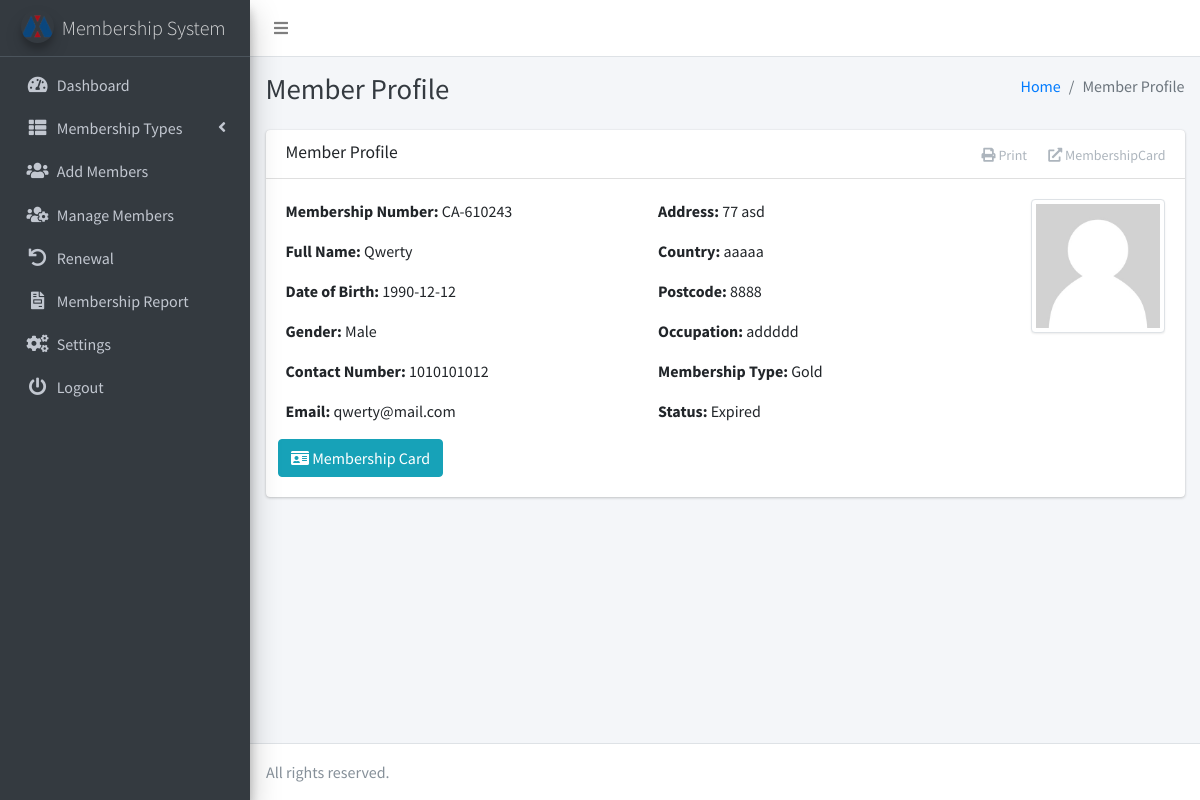
The page /memberProfile.php?id=4 (signed in) on the database its author committed.
### tables this page shows
CREATE TABLE IF NOT EXISTS `settings` (
`id` int(11) NOT NULL,
  `system_name` varchar(255) NOT NULL,
  `logo` varchar(255) NOT NULL,
  `currency` varchar(50) NOT NULL
);

CREATE TABLE IF NOT EXISTS `members` (
`id` int(11) NOT NULL,
  `fullname` varchar(255) NOT NULL,
  `dob` date NOT NULL,
  `gender` varchar(10) NOT NULL,
  `contact_number` varchar(20) NOT NULL,
  `email` varchar(255) NOT NULL,
  `address` varchar(255) NOT NULL,
  `country` varchar(255) NOT NULL,
  `postcode` varchar(20) NOT NULL,
  `occupation` varchar(255) NOT NULL,
  `membership_type` int(11) NOT NULL,
  `membership_number` varchar(20) NOT NULL,
  `created_at` timestamp NOT NULL DEFAULT CURRENT_TIMESTAMP,
  `photo` varchar(255) NOT NULL,
  `expiry_date` date DEFAULT NULL
);

CREATE TABLE IF NOT EXISTS `membership_types` (
`id` int(11) NOT NULL,
  `type` varchar(255) NOT NULL,
  `amount` int(11) NOT NULL
);

### memberProfile.php (the view, shortened to what this page needs)
<?php
include('includes/config.php');
if (isset($_GET['id'])) {
    $memberId = $_GET['id'];
    $selectQuery = "SELECT members.*, membership_types.type AS membership_type_name
                    FROM members
                    JOIN membership_types ON members.membership_type = membership_types.id
                    WHERE members.id = $memberId";
    $result = $conn->query($selectQuery);
    if ($result->num_rows > 0) {
        $memberDetails = $result->fetch_assoc();
        $expiryDate = strtotime($memberDetails['expiry_date']);
        $currentDate = time();
        $daysDifference = floor(($expiryDate - $currentDate) / (60 * 60 * 24));
        $membershipStatus = ($daysDifference < 0) ? 'Expired' : 'Active';
    } else {
        header("Location: members_list.php");
        exit();
    }
} else {
    header("Location: members_list.php");
    exit();
}
?>
<?php include('includes/header.php');?>
<body class="hold-transition sidebar-mini layout-fixed layout-navbar-fixed layout-footer-fixed">
    <div class="wrapper">
        <?php include('includes/nav.php');?>
        <?php include('includes/sidebar.php');?>
        <div class="content-wrapper">
            <?php include('includes/pagetitle.php');?>
            <section class="content">
                <div class="container-fluid">
                    <div class="card">
                        <div class="card-header">
                            <h3 class="card-title">Member Profile</h3>
                            <div class="card-tools">
                                <button type="button" class="btn btn-tool" onclick="printMembershipCard('<?php echo $memberId; ?>')">
                                    <i class="fas fa-print"></i> Print
                                </button>
                                <a href="print_membership_card.php?id=<?php echo $memberId; ?>" target="_blank" class="btn btn-tool">
                                    <i class="fas fa-external-link-alt"></i> MembershipCard
                                </a>
                            </div>
                        </div>
                        <div class="card-body">
                            <div class="row">
                                <div class="col-md-5">
                                    <p><strong>Membership Number:</strong> <?php echo $memberDetails['membership_number']; ?></p>
                                    <p><strong>Full Name:</strong> <?php echo $memberDetails['fullname']; ?></p>
                                    <p><strong>Date of Birth:</strong> <?php echo $memberDetails['dob']; ?></p>
                                    <p><strong>Gender:</strong> <?php echo $memberDetails['gender']; ?></p>
                                    <p><strong>Contact Number:</strong> <?php echo $memberDetails['contact_number']; ?></p>
                                    <p><strong>Email:</strong> <?php echo $memberDetails['email']; ?></p>
                                </div>
                                <div class="col-md-5">
                                    <p><strong>Address:</strong> <?php echo $memberDetails['address']; ?></p>
                                    <p><strong>Country:</strong> <?php echo $memberDetails['country']; ?></p>
                                    <p><strong>Postcode:</strong> <?php echo $memberDetails['postcode']; ?></p>
                                    <p><strong>Occupation:</strong> <?php echo $memberDetails['occupation']; ?></p>
                                    <p><strong>Membership Type:</strong> <?php echo $memberDetails['membership_type_name']; ?></p>
                                    <p><strong>Status:</strong> <?php echo $membershipStatus; ?></p>
                                </div>
                                <div class="col-md-2">
                                <?php
                                if (!empty($memberDetails['photo'])) {
                                    $photoPath = 'uploads/member_photos/' . $memberDetails['photo'];
                                    echo '<img src="' . $photoPath . '" class="img-thumbnail" alt="Member Photo">';
                                } else {
                                    echo '<p>No photo available</p>';
                                }
                                ?>
                                </div>
                                <a href="print_membership_card.php?id=<?php echo $memberId; ?>" target="_blank" class="print-button"><button class="btn btn-info"><i class="fas fa-id-card"></i> Membership Card</button></a>
                            </div>
                        </div>
                    </div>
                </div>
            </section>
        </div>
        <footer class="main-footer">
            All rights reserved.
            </div>
</body>
</html>

### includes/sidebar.php (shortened to what this page needs)
<aside class="main-sidebar sidebar-dark-primary elevation-4">
    <a href="" class="brand-link">
        <img src="<?php echo getLogoUrl(); ?>" alt="Logo" class="brand-image img-circle elevation-3" style="opacity: .8">
        <span class="brand-text font-weight-light"><?php echo getSystemName(); ?></span>
    </a>
    <?php
    function getSystemName()
    {
        global $conn;
        $systemNameQuery = "SELECT system_name FROM settings";
        $systemNameResult = $conn->query($systemNameQuery);
        return ($systemNameResult->num_rows > 0) ? $systemNameResult->fetch_assoc()['system_name'] : 'CodeAstro';
    }
    function getLogoUrl()
    {
        global $conn;
        $logoQuery = "SELECT logo FROM settings";
        $logoResult = $conn->query($logoQuery);
        return ($logoResult->num_rows > 0) ? $logoResult->fetch_assoc()['logo'] : 'dist/img/AdminLTELogo.png';
    }
    ?>
    <div class="sidebar">
        <nav class="mt-2">
            <ul class="nav nav-pills nav-sidebar flex-column" data-widget="treeview" role="menu" data-accordion="false">
                <li class="nav-item">
                    <a href="dashboard.php" class="nav-link <?php echo ($current_page == 'dashboard.php') ? 'active' : ''; ?>">
                        <i class="nav-icon fas fa-tachometer-alt"></i>
                        <p>Dashboard</p>
                    </a>
                </li>
                <li class="nav-item has-treeview">
                    <a href="#" class="nav-link <?php echo ($current_page == 'add_type.php' || $current_page == 'view_type.php' || $current_page == 'edit_type.php') ? 'active' : ''; ?>">
                        <i class="nav-icon fas fa-th-list"></i>
                        <p>
                            Membership Types
                            <i class="fas fa-angle-left right"></i>
                        </p>
                    </a>
                </li>
                <li class="nav-item">
                    <a href="add_members.php" class="nav-link <?php echo ($current_page == 'add_members.php') ? 'active' : ''; ?>">
                        <i class="nav-icon fas fa-users"></i>
                        <p>Add Members</p>
                    </a>
                </li>
                <li class="nav-item">
                    <a href="manage_members.php" class="nav-link <?php echo ($current_page == 'manage_members.php' || $current_page == 'edit_member.php' || $current_page == 'memberProfile.php') ? 'active' : ''; ?>">
                        <i class="nav-icon fas fa-users-cog"></i>
                        <p>Manage Members</p>
                    </a>
                </li>
                <li class="nav-item">
                    <a href="list_renewal.php" class="nav-link <?php echo ($current_page == 'list_renewal.php' || $current_page == 'renew.php') ? 'active' : ''; ?>">
                        <i class="nav-icon fas fa-undo"></i>
                        <p>Renewal</p>
                    </a>
                </li>
                <li class="nav-item">
                    <a href="report.php" class="nav-link <?php echo ($current_page == 'report.php') ? 'active' : ''; ?>">
                        <i class="nav-icon fas fa-file-invoice"></i>
                        <p>Membership Report</p>
                    </a>
                </li>
                <li class="nav-item">
                    <a href="settings.php" class="nav-link <?php echo ($current_page == 'settings.php') ? 'active' : ''; ?>">
                        <i class="nav-icon fas fa-cogs"></i>
                        <p>Settings</p>
                    </a>
                </li>
                <li class="nav-item">
                    <a href="logout.php" class="nav-link <?php echo ($current_page == 'logout.php') ? 'active' : ''; ?>">
                        <i class="nav-icon fas fa-power-off"></i>
                        <p>Logout</p>
                    </a>
                </li>
            </ul>
        </nav>
    </div>
</aside>

### rows shown on the page
settings: logo (picture), system_name "Membership System"
members: membership_number "CA-610243", fullname "Qwerty", dob "1990-12-12", gender "Male", contact_number "1010101012", email "qwerty@mail.com", address "77 asd", country "aaaaa", postcode "8888", occupation "addddd", membership_type.type "Gold", photo (placeholder picture)

### other values the page prints
$pageTitle "Member Profile"
